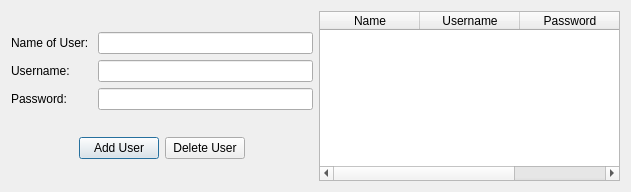
<?xml version="1.0" encoding="UTF-8"?>
<ui version="4.0">
 <class>Dialog</class>
 <widget class="QDialog" name="Dialog">
  <property name="geometry">
   <rect>
    <x>0</x>
    <y>0</y>
    <width>631</width>
    <height>192</height>
   </rect>
  </property>
  <property name="windowTitle">
   <string>Dialog</string>
  </property>
  <layout class="QHBoxLayout" name="horizontalLayout_2">
   <item>
    <layout class="QVBoxLayout" name="verticalLayout">
     <item>
      <layout class="QGridLayout" name="gridLayout">
       <item row="0" column="0">
        <widget class="QLabel" name="lblName">
         <property name="text">
          <string>Name of User: </string>
         </property>
        </widget>
       </item>
       <item row="2" column="0">
        <widget class="QLabel" name="lblPass">
         <property name="text">
          <string>Password: </string>
         </property>
        </widget>
       </item>
       <item row="2" column="1">
        <widget class="QLineEdit" name="editPass">
         <property name="echoMode">
          <enum>QLineEdit::Normal</enum>
         </property>
        </widget>
       </item>
       <item row="0" column="1">
        <widget class="QLineEdit" name="editName"/>
       </item>
       <item row="1" column="0">
        <widget class="QLabel" name="lblUsername">
         <property name="text">
          <string>Username: </string>
         </property>
        </widget>
       </item>
       <item row="1" column="1">
        <widget class="QLineEdit" name="editUsername"/>
       </item>
      </layout>
     </item>
     <item>
      <layout class="QHBoxLayout" name="horizontalLayout">
       <item>
        <spacer name="horizontalSpacer">
         <property name="orientation">
          <enum>Qt::Horizontal</enum>
         </property>
         <property name="sizeHint" stdset="0">
          <size>
           <width>40</width>
           <height>20</height>
          </size>
         </property>
        </spacer>
       </item>
       <item>
        <widget class="QPushButton" name="btnAddUser">
         <property name="text">
          <string>Add User</string>
         </property>
        </widget>
       </item>
       <item>
        <widget class="QPushButton" name="btnDeleteUser">
         <property name="text">
          <string>Delete User</string>
         </property>
        </widget>
       </item>
       <item>
        <spacer name="horizontalSpacer_2">
         <property name="orientation">
          <enum>Qt::Horizontal</enum>
         </property>
         <property name="sizeHint" stdset="0">
          <size>
           <width>40</width>
           <height>20</height>
          </size>
         </property>
        </spacer>
       </item>
      </layout>
     </item>
    </layout>
   </item>
   <item>
    <widget class="QTableWidget" name="tableUser">
     <column>
      <property name="text">
       <string>Name</string>
      </property>
      <property name="textAlignment">
       <set>AlignCenter</set>
      </property>
     </column>
     <column>
      <property name="text">
       <string>Username</string>
      </property>
      <property name="textAlignment">
       <set>AlignCenter</set>
      </property>
     </column>
     <column>
      <property name="text">
       <string>Password</string>
      </property>
      <property name="textAlignment">
       <set>AlignCenter</set>
      </property>
     </column>
    </widget>
   </item>
  </layout>
 </widget>
 <tabstops>
  <tabstop>editName</tabstop>
  <tabstop>editUsername</tabstop>
  <tabstop>editPass</tabstop>
  <tabstop>btnAddUser</tabstop>
  <tabstop>btnDeleteUser</tabstop>
  <tabstop>tableUser</tabstop>
 </tabstops>
 <resources/>
 <connections/>
</ui>
